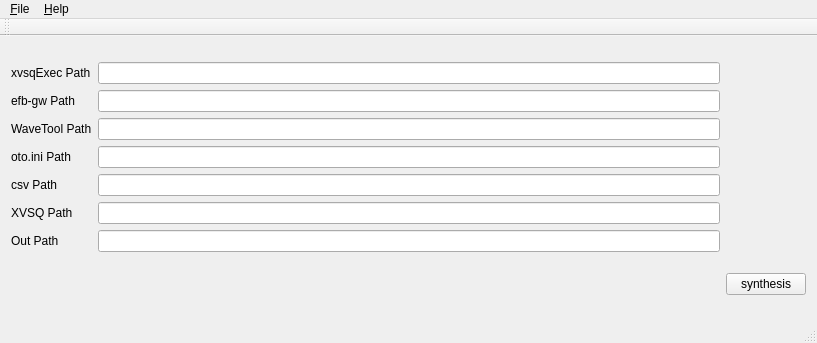
<?xml version="1.0" encoding="UTF-8"?>
<ui version="4.0">
 <class>MainWindow</class>
 <widget class="QMainWindow" name="MainWindow">
  <property name="geometry">
   <rect>
    <x>0</x>
    <y>0</y>
    <width>817</width>
    <height>343</height>
   </rect>
  </property>
  <property name="windowTitle">
   <string>MainWindow</string>
  </property>
  <widget class="QWidget" name="centralWidget">
   <layout class="QGridLayout" name="gridLayout_2">
    <item row="0" column="0">
     <layout class="QHBoxLayout" name="horizontalLayout">
      <item>
       <layout class="QVBoxLayout" name="verticalLayout">
        <item>
         <widget class="QLabel" name="labVexPath">
          <property name="text">
           <string>xvsqExec Path</string>
          </property>
         </widget>
        </item>
        <item>
         <widget class="QLabel" name="labEfbgwPath">
          <property name="text">
           <string>efb-gw Path</string>
          </property>
         </widget>
        </item>
        <item>
         <widget class="QLabel" name="labWavtPath">
          <property name="text">
           <string>WaveTool Path</string>
          </property>
         </widget>
        </item>
        <item>
         <widget class="QLabel" name="labOtoPath">
          <property name="text">
           <string>oto.ini Path</string>
          </property>
         </widget>
        </item>
        <item>
         <widget class="QLabel" name="labCsvPath">
          <property name="text">
           <string>csv Path</string>
          </property>
         </widget>
        </item>
        <item>
         <widget class="QLabel" name="labXvsqPath">
          <property name="text">
           <string>XVSQ Path</string>
          </property>
         </widget>
        </item>
        <item>
         <widget class="QLabel" name="labOutPath">
          <property name="text">
           <string>Out Path</string>
          </property>
         </widget>
        </item>
       </layout>
      </item>
      <item>
       <layout class="QVBoxLayout" name="verticalLayout_2">
        <item>
         <widget class="QLineEdit" name="ledVexPath"/>
        </item>
        <item>
         <widget class="QLineEdit" name="ledEfbgwPath"/>
        </item>
        <item>
         <widget class="QLineEdit" name="ledWavtPath"/>
        </item>
        <item>
         <widget class="QLineEdit" name="ledOtoPath"/>
        </item>
        <item>
         <widget class="QLineEdit" name="ledCsvPath"/>
        </item>
        <item>
         <widget class="QLineEdit" name="ledXvsqPath"/>
        </item>
        <item>
         <widget class="QLineEdit" name="ledOutPath"/>
        </item>
       </layout>
      </item>
     </layout>
    </item>
    <item row="1" column="1">
     <widget class="QPushButton" name="btnRun">
      <property name="text">
       <string>synthesis</string>
      </property>
     </widget>
    </item>
   </layout>
  </widget>
  <widget class="QMenuBar" name="menuBar">
   <property name="geometry">
    <rect>
     <x>0</x>
     <y>0</y>
     <width>817</width>
     <height>28</height>
    </rect>
   </property>
   <widget class="QMenu" name="menuKssalkasksadn">
    <property name="title">
     <string>&amp;File</string>
    </property>
    <addaction name="actionSafe"/>
    <addaction name="actionOpen"/>
   </widget>
   <widget class="QMenu" name="menuHelp">
    <property name="title">
     <string>&amp;Help</string>
    </property>
    <addaction name="actionAbout"/>
   </widget>
   <addaction name="menuKssalkasksadn"/>
   <addaction name="menuHelp"/>
  </widget>
  <widget class="QToolBar" name="mainToolBar">
   <attribute name="toolBarArea">
    <enum>TopToolBarArea</enum>
   </attribute>
   <attribute name="toolBarBreak">
    <bool>false</bool>
   </attribute>
  </widget>
  <widget class="QStatusBar" name="statusBar"/>
  <action name="actionSafe">
   <property name="text">
    <string>Save</string>
   </property>
  </action>
  <action name="actionOpen">
   <property name="text">
    <string>Open</string>
   </property>
  </action>
  <action name="actionAbout">
   <property name="text">
    <string>About</string>
   </property>
  </action>
 </widget>
 <layoutdefault spacing="6" margin="11"/>
 <resources/>
 <connections/>
</ui>
